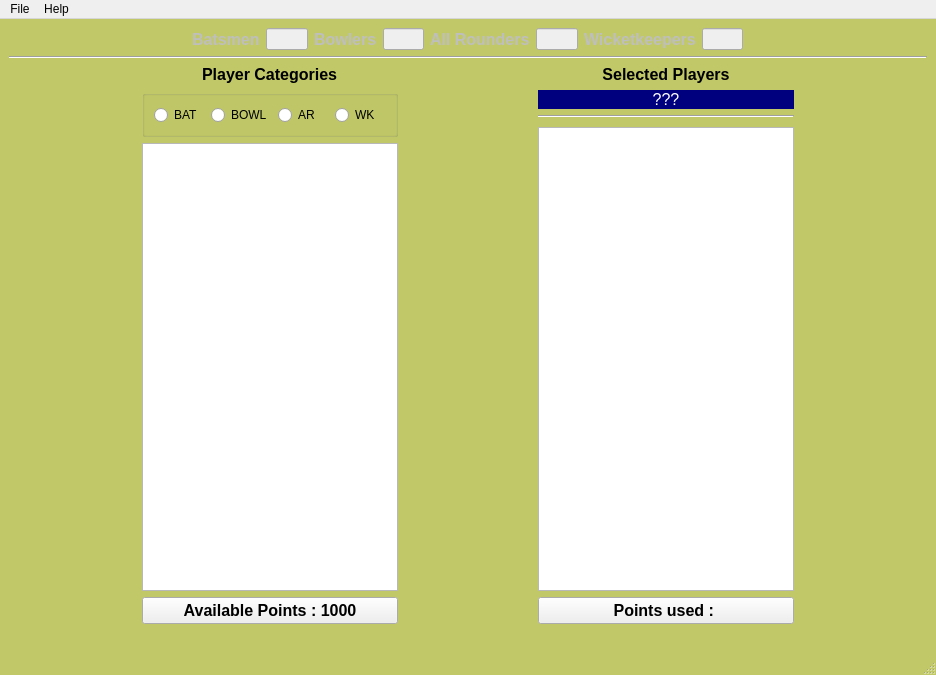
<?xml version="1.0" encoding="UTF-8"?>
<ui version="4.0">
 <class>MainWindow</class>
 <widget class="QMainWindow" name="MainWindow">
  <property name="geometry">
   <rect>
    <x>0</x>
    <y>0</y>
    <width>936</width>
    <height>675</height>
   </rect>
  </property>
  <property name="sizePolicy">
   <sizepolicy hsizetype="Preferred" vsizetype="Preferred">
    <horstretch>0</horstretch>
    <verstretch>0</verstretch>
   </sizepolicy>
  </property>
  <property name="contextMenuPolicy">
   <enum>Qt::CustomContextMenu</enum>
  </property>
  <property name="windowTitle">
   <string>Dream Team Selector</string>
  </property>
  <property name="autoFillBackground">
   <bool>false</bool>
  </property>
  <property name="styleSheet">
   <string notr="true">QMainWindow{
background-color: rgb(192, 200, 104);
}</string>
  </property>
  <widget class="QWidget" name="centralwidget">
   <layout class="QVBoxLayout" name="verticalLayout">
    <item>
     <layout class="QHBoxLayout" name="horizontalLayout">
      <item>
       <layout class="QHBoxLayout" name="horizontalLayout_5">
        <item>
         <spacer name="horizontalSpacer_2">
          <property name="orientation">
           <enum>Qt::Horizontal</enum>
          </property>
          <property name="sizeHint" stdset="0">
           <size>
            <width>250</width>
            <height>20</height>
           </size>
          </property>
         </spacer>
        </item>
        <item>
         <widget class="QLabel" name="label_4">
          <property name="enabled">
           <bool>false</bool>
          </property>
          <property name="font">
           <font>
            <pointsize>12</pointsize>
            <weight>75</weight>
            <bold>true</bold>
           </font>
          </property>
          <property name="text">
           <string>Batsmen</string>
          </property>
         </widget>
        </item>
        <item>
         <widget class="QLineEdit" name="e1">
          <property name="enabled">
           <bool>false</bool>
          </property>
         </widget>
        </item>
        <item>
         <widget class="QLabel" name="label_6">
          <property name="enabled">
           <bool>false</bool>
          </property>
          <property name="font">
           <font>
            <pointsize>12</pointsize>
            <weight>75</weight>
            <bold>true</bold>
           </font>
          </property>
          <property name="text">
           <string>Bowlers</string>
          </property>
         </widget>
        </item>
        <item>
         <widget class="QLineEdit" name="e2">
          <property name="enabled">
           <bool>false</bool>
          </property>
         </widget>
        </item>
        <item>
         <widget class="QLabel" name="label_7">
          <property name="enabled">
           <bool>false</bool>
          </property>
          <property name="font">
           <font>
            <pointsize>12</pointsize>
            <weight>75</weight>
            <bold>true</bold>
           </font>
          </property>
          <property name="text">
           <string>All Rounders</string>
          </property>
         </widget>
        </item>
        <item>
         <widget class="QLineEdit" name="e3">
          <property name="enabled">
           <bool>false</bool>
          </property>
         </widget>
        </item>
        <item>
         <widget class="QLabel" name="label_8">
          <property name="enabled">
           <bool>false</bool>
          </property>
          <property name="font">
           <font>
            <pointsize>12</pointsize>
            <weight>75</weight>
            <bold>true</bold>
           </font>
          </property>
          <property name="text">
           <string>Wicketkeepers</string>
          </property>
         </widget>
        </item>
        <item>
         <widget class="QLineEdit" name="e4">
          <property name="enabled">
           <bool>false</bool>
          </property>
         </widget>
        </item>
        <item>
         <spacer name="horizontalSpacer_5">
          <property name="orientation">
           <enum>Qt::Horizontal</enum>
          </property>
          <property name="sizeHint" stdset="0">
           <size>
            <width>250</width>
            <height>20</height>
           </size>
          </property>
         </spacer>
        </item>
       </layout>
      </item>
     </layout>
    </item>
    <item>
     <widget class="Line" name="line">
      <property name="orientation">
       <enum>Qt::Horizontal</enum>
      </property>
     </widget>
    </item>
    <item>
     <layout class="QHBoxLayout" name="horizontalLayout_3">
      <item>
       <spacer name="horizontalSpacer_3">
        <property name="orientation">
         <enum>Qt::Horizontal</enum>
        </property>
        <property name="sizeHint" stdset="0">
         <size>
          <width>40</width>
          <height>20</height>
         </size>
        </property>
       </spacer>
      </item>
      <item>
       <layout class="QVBoxLayout" name="verticalLayout_8">
        <item alignment="Qt::AlignHCenter">
         <widget class="QLabel" name="label">
          <property name="font">
           <font>
            <pointsize>12</pointsize>
            <weight>75</weight>
            <bold>true</bold>
           </font>
          </property>
          <property name="text">
           <string>Player Categories</string>
          </property>
         </widget>
        </item>
        <item>
         <widget class="QGroupBox" name="groupBox">
          <property name="title">
           <string/>
          </property>
          <property name="flat">
           <bool>false</bool>
          </property>
          <property name="checkable">
           <bool>false</bool>
          </property>
          <layout class="QHBoxLayout" name="horizontalLayout_4">
           <item>
            <widget class="QRadioButton" name="rb1">
             <property name="text">
              <string>BAT</string>
             </property>
            </widget>
           </item>
           <item>
            <widget class="QRadioButton" name="rb2">
             <property name="text">
              <string>BOWL</string>
             </property>
            </widget>
           </item>
           <item>
            <widget class="QRadioButton" name="rb3">
             <property name="text">
              <string>AR</string>
             </property>
            </widget>
           </item>
           <item>
            <widget class="QRadioButton" name="rb4">
             <property name="text">
              <string>WK</string>
             </property>
            </widget>
           </item>
          </layout>
         </widget>
        </item>
        <item>
         <widget class="QListWidget" name="list1">
          <property name="autoFillBackground">
           <bool>true</bool>
          </property>
          <property name="styleSheet">
           <string notr="true">color: rgb(0, 0, 127);
font: 75 12pt &quot;MS Shell Dlg 2&quot;;</string>
          </property>
          <property name="autoScroll">
           <bool>true</bool>
          </property>
         </widget>
        </item>
        <item>
         <widget class="QPushButton" name="btn1">
          <property name="font">
           <font>
            <pointsize>12</pointsize>
            <weight>75</weight>
            <bold>true</bold>
           </font>
          </property>
          <property name="text">
           <string>Available Points : 1000</string>
          </property>
         </widget>
        </item>
        <item>
         <widget class="QLabel" name="label_5">
          <property name="text">
           <string/>
          </property>
          <property name="pixmap">
           <pixmap>criteria.jpg</pixmap>
          </property>
          <property name="alignment">
           <set>Qt::AlignCenter</set>
          </property>
         </widget>
        </item>
        <item>
         <layout class="QHBoxLayout" name="horizontalLayout_2">
          <item>
           <layout class="QVBoxLayout" name="verticalLayout_2"/>
          </item>
         </layout>
        </item>
       </layout>
      </item>
      <item>
       <spacer name="horizontalSpacer">
        <property name="orientation">
         <enum>Qt::Horizontal</enum>
        </property>
        <property name="sizeHint" stdset="0">
         <size>
          <width>40</width>
          <height>20</height>
         </size>
        </property>
       </spacer>
      </item>
      <item>
       <layout class="QVBoxLayout" name="verticalLayout_9">
        <item>
         <widget class="QLabel" name="label_2">
          <property name="font">
           <font>
            <pointsize>12</pointsize>
            <weight>75</weight>
            <bold>true</bold>
           </font>
          </property>
          <property name="text">
           <string>Selected Players</string>
          </property>
          <property name="alignment">
           <set>Qt::AlignCenter</set>
          </property>
         </widget>
        </item>
        <item>
         <widget class="QLabel" name="l1">
          <property name="enabled">
           <bool>true</bool>
          </property>
          <property name="font">
           <font>
            <family>MS Shell Dlg 2</family>
            <pointsize>12</pointsize>
            <weight>9</weight>
            <italic>false</italic>
            <bold>false</bold>
           </font>
          </property>
          <property name="styleSheet">
           <string notr="true">font: 75 12pt &quot;MS Shell Dlg 2&quot;;
background-color: rgb(0, 0, 127);
color: rgb(255, 255, 255);</string>
          </property>
          <property name="text">
           <string>???</string>
          </property>
          <property name="alignment">
           <set>Qt::AlignCenter</set>
          </property>
         </widget>
        </item>
        <item>
         <widget class="Line" name="line_2">
          <property name="orientation">
           <enum>Qt::Horizontal</enum>
          </property>
         </widget>
        </item>
        <item>
         <spacer name="verticalSpacer">
          <property name="orientation">
           <enum>Qt::Vertical</enum>
          </property>
          <property name="sizeType">
           <enum>QSizePolicy::Minimum</enum>
          </property>
          <property name="sizeHint" stdset="0">
           <size>
            <width>20</width>
            <height>3</height>
           </size>
          </property>
         </spacer>
        </item>
        <item>
         <widget class="QListWidget" name="list2">
          <property name="styleSheet">
           <string notr="true">color: rgb(0, 0, 127);
font: 75 12pt &quot;MS Shell Dlg 2&quot;;</string>
          </property>
         </widget>
        </item>
        <item>
         <widget class="QPushButton" name="btn2">
          <property name="font">
           <font>
            <pointsize>12</pointsize>
            <weight>75</weight>
            <bold>true</bold>
           </font>
          </property>
          <property name="text">
           <string>Points used : </string>
          </property>
         </widget>
        </item>
        <item>
         <widget class="QLabel" name="label_3">
          <property name="text">
           <string/>
          </property>
          <property name="pixmap">
           <pixmap>dream1.png</pixmap>
          </property>
         </widget>
        </item>
       </layout>
      </item>
      <item>
       <spacer name="horizontalSpacer_4">
        <property name="orientation">
         <enum>Qt::Horizontal</enum>
        </property>
        <property name="sizeHint" stdset="0">
         <size>
          <width>40</width>
          <height>20</height>
         </size>
        </property>
       </spacer>
      </item>
     </layout>
    </item>
   </layout>
  </widget>
  <widget class="QMenuBar" name="menubar">
   <property name="geometry">
    <rect>
     <x>0</x>
     <y>0</y>
     <width>936</width>
     <height>31</height>
    </rect>
   </property>
   <widget class="QMenu" name="menuFile">
    <property name="title">
     <string>File</string>
    </property>
    <addaction name="actionNew"/>
    <addaction name="actionOpen"/>
    <addaction name="actionSave_Team"/>
    <addaction name="actionQuit"/>
   </widget>
   <widget class="QMenu" name="menuHelp">
    <property name="title">
     <string>Help</string>
    </property>
    <addaction name="actionRules"/>
    <addaction name="actionInstructions"/>
   </widget>
   <addaction name="menuFile"/>
   <addaction name="menuHelp"/>
  </widget>
  <widget class="QStatusBar" name="statusbar"/>
  <action name="actionNew">
   <property name="text">
    <string>New Team</string>
   </property>
  </action>
  <action name="actionOpen">
   <property name="text">
    <string>Open Team</string>
   </property>
  </action>
  <action name="actionSave_Team">
   <property name="text">
    <string>Save Team</string>
   </property>
  </action>
  <action name="actionRules">
   <property name="text">
    <string>Rules</string>
   </property>
  </action>
  <action name="actionInstructions">
   <property name="text">
    <string>Instructions</string>
   </property>
  </action>
  <action name="actionQuit">
   <property name="text">
    <string>Quit</string>
   </property>
  </action>
 </widget>
 <resources/>
 <connections/>
</ui>
